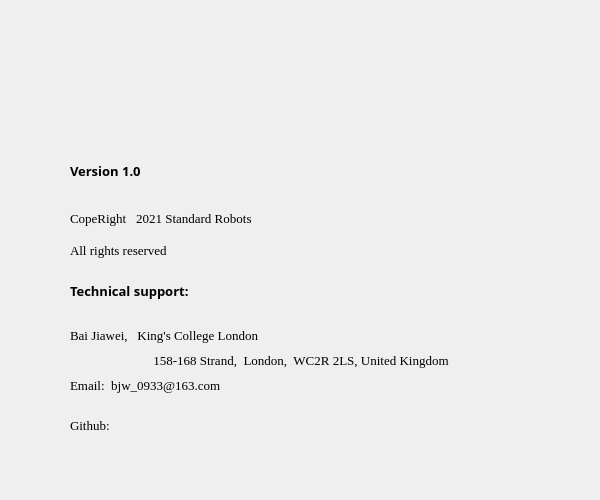
<?xml version="1.0" encoding="UTF-8"?>
<ui version="4.0">
 <class>Version</class>
 <widget class="QWidget" name="Version">
  <property name="geometry">
   <rect>
    <x>0</x>
    <y>0</y>
    <width>600</width>
    <height>500</height>
   </rect>
  </property>
  <property name="minimumSize">
   <size>
    <width>600</width>
    <height>500</height>
   </size>
  </property>
  <property name="maximumSize">
   <size>
    <width>600</width>
    <height>500</height>
   </size>
  </property>
  <property name="font">
   <font>
    <family>3ds</family>
    <pointsize>10</pointsize>
   </font>
  </property>
  <property name="windowTitle">
   <string>版本信息</string>
  </property>
  <widget class="QLabel" name="label_2">
   <property name="geometry">
    <rect>
     <x>60</x>
     <y>30</y>
     <width>471</width>
     <height>131</height>
    </rect>
   </property>
   <property name="text">
    <string/>
   </property>
   <property name="pixmap">
    <pixmap>../Icon/sr.jpg</pixmap>
   </property>
   <property name="scaledContents">
    <bool>true</bool>
   </property>
  </widget>
  <widget class="QLabel" name="label">
   <property name="geometry">
    <rect>
     <x>70</x>
     <y>160</y>
     <width>111</width>
     <height>21</height>
    </rect>
   </property>
   <property name="font">
    <font>
     <family>微软雅黑</family>
     <pointsize>10</pointsize>
     <weight>75</weight>
     <bold>true</bold>
    </font>
   </property>
   <property name="text">
    <string>Version 1.0</string>
   </property>
  </widget>
  <widget class="QLabel" name="label_3">
   <property name="geometry">
    <rect>
     <x>70</x>
     <y>210</y>
     <width>371</width>
     <height>16</height>
    </rect>
   </property>
   <property name="font">
    <font>
     <family>Times New Roman</family>
     <pointsize>10</pointsize>
    </font>
   </property>
   <property name="text">
    <string>CopeRight   2021 Standard Robots</string>
   </property>
  </widget>
  <widget class="QLabel" name="label_4">
   <property name="geometry">
    <rect>
     <x>70</x>
     <y>230</y>
     <width>401</width>
     <height>41</height>
    </rect>
   </property>
   <property name="font">
    <font>
     <family>Times New Roman</family>
     <pointsize>10</pointsize>
    </font>
   </property>
   <property name="text">
    <string>All rights reserved</string>
   </property>
  </widget>
  <widget class="QLabel" name="label_5">
   <property name="geometry">
    <rect>
     <x>70</x>
     <y>280</y>
     <width>221</width>
     <height>21</height>
    </rect>
   </property>
   <property name="font">
    <font>
     <family>微软雅黑</family>
     <pointsize>10</pointsize>
     <weight>75</weight>
     <bold>true</bold>
    </font>
   </property>
   <property name="text">
    <string>Technical support:</string>
   </property>
  </widget>
  <widget class="QLabel" name="label_6">
   <property name="geometry">
    <rect>
     <x>70</x>
     <y>325</y>
     <width>481</width>
     <height>21</height>
    </rect>
   </property>
   <property name="font">
    <font>
     <family>Times New Roman</family>
     <pointsize>10</pointsize>
    </font>
   </property>
   <property name="text">
    <string>Bai Jiawei,   King's College London</string>
   </property>
  </widget>
  <widget class="QLabel" name="label_8">
   <property name="geometry">
    <rect>
     <x>150</x>
     <y>350</y>
     <width>401</width>
     <height>21</height>
    </rect>
   </property>
   <property name="font">
    <font>
     <family>Times New Roman</family>
     <pointsize>10</pointsize>
    </font>
   </property>
   <property name="text">
    <string> 158-168 Strand,  London,  WC2R 2LS, United Kingdom</string>
   </property>
  </widget>
  <widget class="QLabel" name="label_7">
   <property name="geometry">
    <rect>
     <x>70</x>
     <y>370</y>
     <width>371</width>
     <height>31</height>
    </rect>
   </property>
   <property name="font">
    <font>
     <family>Times New Roman</family>
     <pointsize>10</pointsize>
    </font>
   </property>
   <property name="text">
    <string>Email:  bjw_0933@163.com</string>
   </property>
  </widget>
  <widget class="QLabel" name="label_9">
   <property name="geometry">
    <rect>
     <x>70</x>
     <y>410</y>
     <width>371</width>
     <height>31</height>
    </rect>
   </property>
   <property name="font">
    <font>
     <family>Times New Roman</family>
     <pointsize>10</pointsize>
    </font>
   </property>
   <property name="text">
    <string>Github:</string>
   </property>
  </widget>
 </widget>
 <resources/>
 <connections/>
</ui>
